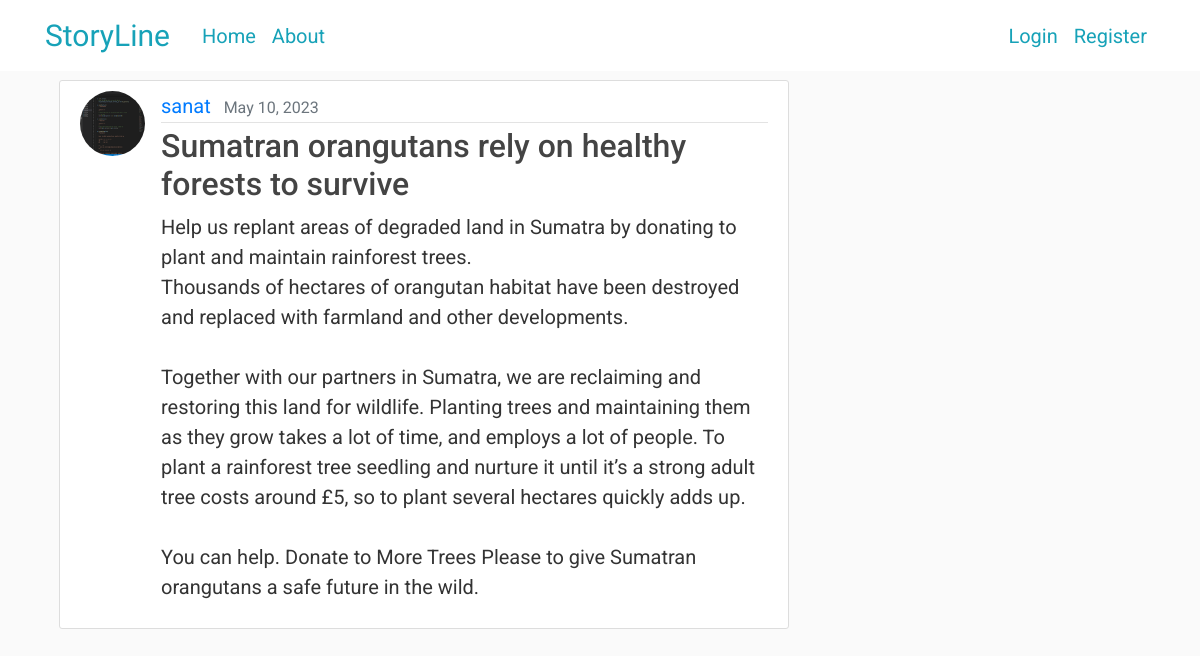
Screenshot of /post/28/ with the database file from the repository.
### blog/models.py (models this page shows, shortened)
class Post(models.Model):
    title = models.CharField(max_length=100)
    content = models.TextField()
    date_posted = models.DateTimeField(default=timezone.now)
    author = models.ForeignKey(User, on_delete=models.CASCADE)

### users/models.py (models this page shows, shortened)
class Profile(models.Model):
    user = models.OneToOneField(User, on_delete=models.CASCADE)
    image = models.ImageField(default='default.jpg', upload_to='profile_pics')

### blog/views.py (the view)
# urls.py: path('post/<int:pk>/', PostDetailView.as_view(), name='post-detail'),
class PostDetailView(DetailView):
    model = Post

### blog/templates/blog/post_detail.html (shortened to what this page needs)
{% extends "blog/base.html" %}
{% block content %}
        <article class="media content-section">
          <img class="rounded-circle article-img" src="{{ object.author.profile.image.url }}">
          <div class="media-body">
            <div class="article-metadata">
              <a class="mr-2" href="{% url 'user-posts' post.author.username %}">{{ object.author }}</a>
              <small class="text-muted">{{ object.date_posted|date:"F d, Y" }}</small>
            </div>
            <h2 class="article-title">{{ object.title }}</h2>
            <p class="article-content">{{ object.content }}</p>
          </div>
        </article>
{% endblock content %}

### blog/static/blog/main.css (style rules this page uses)
body { background: #fafafa; color: #333333; margin-top: 5rem; }
h1, h2, h3, h4, h5, h6 { color: #444444; }
.content-section { background: #ffffff; padding: 10px 20px; border: 1px solid #dddddd; border-radius: 3px; margin-bottom: 20px; }
.article-title { color: #444444; }
.article-content { white-space: pre-line; }
.article-img { height: 65px; width: 65px; margin-right: 16px; }
.article-metadata { padding-bottom: 1px; margin-bottom: 4px; border-bottom: 1px solid #e3e3e3 }

### blog/templates/blog/base.html (style rules this page uses)
body { font-family: 'Roboto', serif; font-size: 20px; }

### rows the page displays
Post: author.profile.image (picture), author "sanat", date_posted "May 10, 2023", title "Sumatran orangutans rely on healthy forests to survive", content "Help us replant areas of degraded land in Sumatra by donating to plant and maintain rainforest trees. Thousands of hectares of orangutan habitat have been destroyed and replaced with farmland and other developments. Together with our partners in Sumatra, we are reclaiming and restoring this land for wildlife. Planting trees and maintaining them as they grow takes a lot of time, and employs a lot of people. To plant a rainforest tree seedling and nurture it until it’s a strong adult tree costs around £5, so to plant several hectares quickly adds up. You can help. Donate to More Trees Please to give Sumatran orangutans a safe future in the wild."
